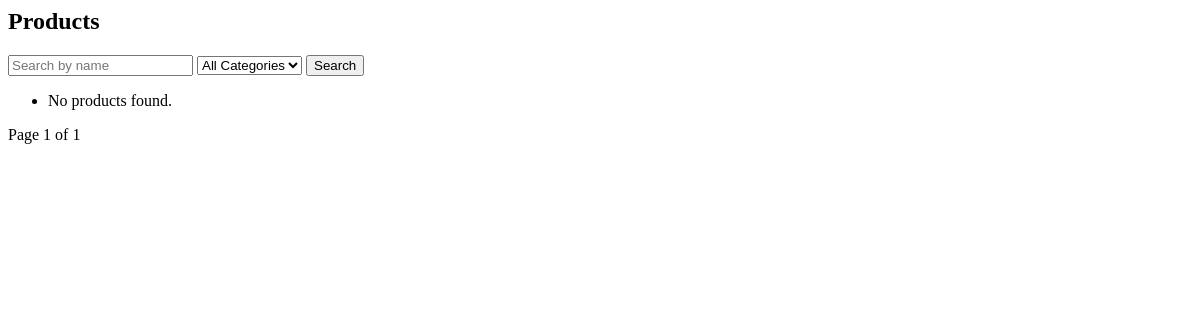
/products/, run on an earlier commit of the app's database.
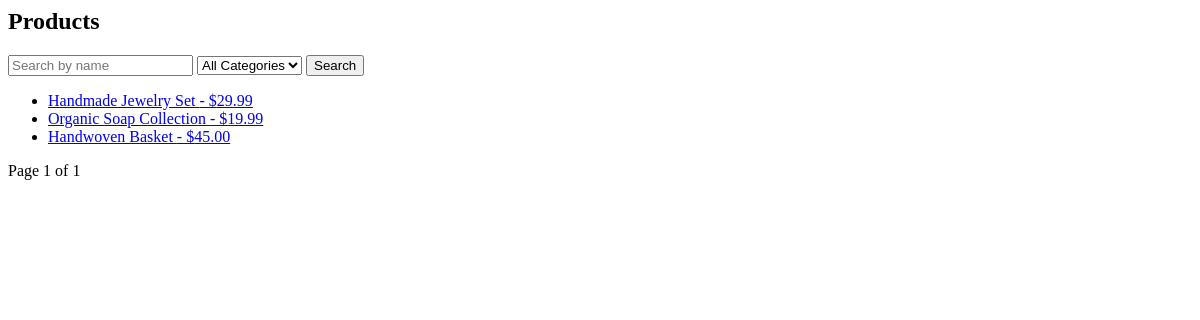
And on a later commit of the database.
### core/models.py (models this page shows, shortened)
class Product(models.Model):
    name = models.CharField(max_length=100)
    price = models.DecimalField(max_digits=10, decimal_places=2)
    category = models.CharField(max_length=50)
    seller = models.ForeignKey(User, on_delete=models.CASCADE)
    created_at = models.DateTimeField(auto_now_add=True)
    description = models.TextField(blank=True)
    image = models.ImageField(upload_to='products/', blank=True, null=True)
    is_featured = models.BooleanField(default=False)

### core/views.py (the view)
# urls.py: path("products/", views.product_list, name="product_list"),
def product_list(request):
    query = request.GET.get("q")
    category = request.GET.get("category")
    products = Product.objects.all()
    if query:
        products = products.filter(Q(name__icontains=query) | Q(description__icontains=query))
    if category:
        products = products.filter(category__iexact=category)
    paginator = Paginator(products, 12)
    page_number = request.GET.get("page")
    page_obj = paginator.get_page(page_number)
    cart_items_count = 0
    if request.user.is_authenticated:
        cart, _ = Cart.objects.get_or_create(user=request.user)
        cart_items_count = cart.items.count()
    return render(request, "core/product_list.html", {
        "page_obj": page_obj,
        "cart_items_count": cart_items_count
    })

### core/templates/core/product_list.html (shortened to what this page needs)
<h2>Products</h2>
<form method="get">
    <input type="text" name="q" placeholder="Search by name" value="{{ request.GET.q }}">
    <select name="category">
        <option value="">All Categories</option>
    </select>
    <button type="submit">Search</button>
</form>
<ul>
    {% for product in page_obj %}
        <li>
            <a href="{% url 'product_detail' product.pk %}">
                {{ product.name }} - ${{ product.price }}
            </a>
        </li>
    {% empty %}
        <li>No products found.</li>
    {% endfor %}
</ul>
<div>
    <span>Page {{ page_obj.number }} of {{ page_obj.paginator.num_pages }}</span>
</div>

What changed in the data, as far as the page shows it:
added Product: name "Handmade Jewelry Set", price "29.99"
added Product: name "Organic Soap Collection", price "19.99"
added Product: name "Handwoven Basket", price "45.00"
Also different on the page:
text no longer shown: "No products found."
